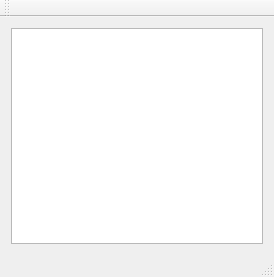
<?xml version="1.0" encoding="UTF-8"?>
<ui version="4.0">
 <class>MainWindow</class>
 <widget class="QMainWindow" name="MainWindow">
  <property name="geometry">
   <rect>
    <x>0</x>
    <y>0</y>
    <width>274</width>
    <height>277</height>
   </rect>
  </property>
  <property name="windowTitle">
   <string>MainWindow</string>
  </property>
  <widget class="QWidget" name="centralWidget">
   <layout class="QVBoxLayout" name="verticalLayout">
    <item>
     <widget class="QTableView" name="tableView_afficherVille"/>
    </item>
   </layout>
  </widget>
  <widget class="QMenuBar" name="menuBar">
   <property name="geometry">
    <rect>
     <x>0</x>
     <y>0</y>
     <width>274</width>
     <height>25</height>
    </rect>
   </property>
  </widget>
  <widget class="QToolBar" name="mainToolBar">
   <attribute name="toolBarArea">
    <enum>TopToolBarArea</enum>
   </attribute>
   <attribute name="toolBarBreak">
    <bool>false</bool>
   </attribute>
  </widget>
  <widget class="QStatusBar" name="statusBar"/>
 </widget>
 <layoutdefault spacing="6" margin="11"/>
 <resources/>
 <connections/>
</ui>
